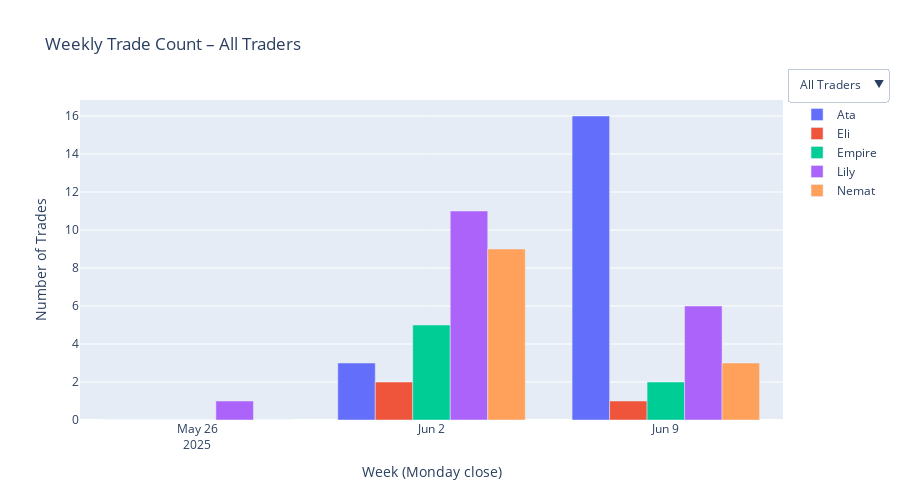

Notebook source saved alongside this figure:
### Markdown cell above
##  Weekly trade-count bar chart

### Code cell
def weekly_trade_count_plot(gdf: pd.DataFrame) -> go.Figure:
    """Interactive bar chart: # trades per week, filterable by trader."""
    weekly = (
        gdf.groupby('trader')
           .resample('W-MON')['sum_profit']
           .count()
           .rename('trade_count')
           .reset_index()
    )
    pivot = weekly.pivot(index='time', columns='trader', values='trade_count').fillna(0)

    fig = go.Figure([go.Bar(x=pivot.index, y=pivot[c], name=c) for c in pivot])

    # --- dropdown buttons ----------------------------------------------------
    btns = [
        dict(label="All Traders",
             method="update",
             args=[{"visible": [True]*len(pivot.columns)},
                   {"title": "Weekly Trade Count – All Traders"}])
    ]
    for i, trader in enumerate(pivot.columns):
        vis = [False]*len(pivot.columns); vis[i] = True
        btns.append(
            dict(label=trader,
                 method="update",
                 args=[{"visible": vis},
                       {"title": f"Weekly Trade Count – {trader}"}])
        )

    fig.update_layout(
        title="Weekly Trade Count – All Traders",
        xaxis_title="Week (Monday close)",
        yaxis_title="Number of Trades",
        updatemenus=[dict(buttons=btns, x=1.15, y=1.1, showactive=True)],
        height=500
    )
    return fig

weekly_trade_count_plot(grouped).show()

### Figure 1 — Plotly figure (JSON) as saved in the notebook; plotly's stock layout.template omitted (floating-point values rounded to 4 significant figures)
{"data": [{"name": "Ata", "type": "bar", "x": ["2025-05-26T00:00:00+00:00", "2025-06-02T00:00:00+00:00", "2025-06-09T00:00:00+00:00"], "y": [0, 3, 16]}, {"name": "Eli", "type": "bar", "x": ["2025-05-26T00:00:00+00:00", "2025-06-02T00:00:00+00:00", "2025-06-09T00:00:00+00:00"], "y": [0, 2, 1]}, {"name": "Empire", "type": "bar", "x": ["2025-05-26T00:00:00+00:00", "2025-06-02T00:00:00+00:00", "2025-06-09T00:00:00+00:00"], "y": [0, 5, 2]}, {"name": "Lily", "type": "bar", "x": ["2025-05-26T00:00:00+00:00", "2025-06-02T00:00:00+00:00", "2025-06-09T00:00:00+00:00"], "y": [1, 11, 6]}, {"name": "Nemat", "type": "bar", "x": ["2025-05-26T00:00:00+00:00", "2025-06-02T00:00:00+00:00", "2025-06-09T00:00:00+00:00"], "y": [0, 9, 3]}], "layout": {"height": 500, "title": {"text": "Weekly Trade Count – All Traders"}, "updatemenus": [{"buttons": [{"args": [{"visible": [true, true, true, true, true]}, {"title": "Weekly Trade Count – All Traders"}], "label": "All Traders", "method": "update"}, {"args": [{"visible": [true, false, false, false, false]}, {"title": "Weekly Trade Count – Ata"}], "label": "Ata", "method": "update"}, {"args": [{"visible": [false, true, false, false, false]}, {"title": "Weekly Trade Count – Eli"}], "label": "Eli", "method": "update"}, {"args": [{"visible": [false, false, true, false, false]}, {"title": "Weekly Trade Count – Empire"}], "label": "Empire", "method": "update"}, {"args": [{"visible": [false, false, false, true, false]}, {"title": "Weekly Trade Count – Lily"}], "label": "Lily", "method": "update"}, {"args": [{"visible": [false, false, false, false, true]}, {"title": "Weekly Trade Count – Nemat"}], "label": "Nemat", "method": "update"}], "showactive": true, "x": 1.15, "y": 1.1}], "xaxis": {"title": {"text": "Week (Monday close)"}}, "yaxis": {"title": {"text": "Number of Trades"}}}}
